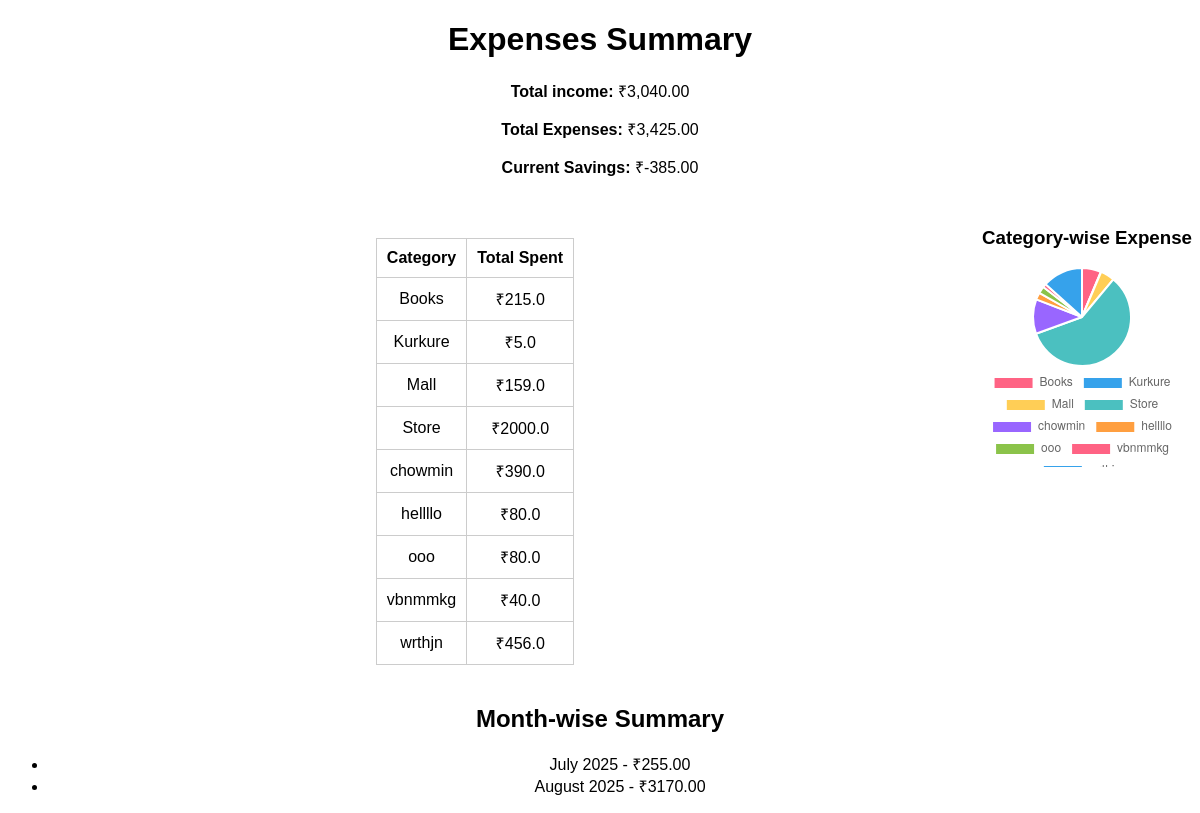
Page /summary on the committed database.
### app.py (models this page shows)
class Expense(db.Model):
     id = db.Column(db.Integer, primary_key=True)
     amount = db.Column(db.Float, nullable=False)
     category = db.Column(db.String(100), nullable =False)
     date = db.Column(db.Date, nullable=False)#new fiels

### app.py (the view)
@app.route('/summary')
def summary():
     total_expense = db.session.query(func.sum(Expense.amount)).scalar() or 0
     total_income = db.session.query(func.sum(Income.amount)).scalar() or 0
     savings = total_income - total_expense
     raw_summary = db.session.query(
          Expense.category,
          func.sum(Expense.amount)
     ).group_by(Expense.category).all()
     category_summary = [(row[0], float(row[1])) for row in raw_summary]
     month_summary = db.session.query(
          func.strftime('%Y-%m', Expense.date),
          func.sum(Expense.amount)
     ).group_by(func.strftime('%Y-%m', Expense.date)).all()
     income_by_month = dict(
          db.session.query(
               func.strftime('%Y-%m', Income.date),
               func.sum(Income.amount)
          ).group_by(func.strftime('%Y-%m', Income.date)).all()
     )
     expense_by_month = dict(
          db.session.query(
               func.strftime('%Y-%m', Expense.date),
               func.sum(Expense.amount)
          ).group_by(func.strftime('%Y-%m', Expense.date)).all()
     )
     all_months = sorted(set(income_by_month.keys()) | set(expense_by_month.keys()))
     income_vs_expense = [
          {
               'month': m,
               'income': round(income_by_month.get(m, 0), 2),
               'expense': round(expense_by_month.get(m, 0), 2)
          }
          for m in all_months
     ]
     return render_template(
          'summary.html',
          total_expense=total_expense,
          total_income=total_income,
          savings=savings,
          category_summary=category_summary,
          month_summary=month_summary,
          income_vs_expense=income_vs_expense
     )

### app.py (called while the page is built)
@app.template_filter('datetimeformat')
def datetimeformat(value, format='%B %Y'):
     date_obj = datetime.strptime(value, '%Y-%m')
     return date_obj.strftime(format)

### filters.py (called while the page is built)
def format_currency(value):
    try:
        value = float(value)
        return f"₹{value:,.2f}"
    except (ValueError, TypeError):
        return value

### templates/summary.html (shortened to what this page needs)
<!DOCTYPE html>
<html>
<head>
</head>
<body>
    <h1>Expenses Summary</h1>
    <p><strong>Total income:</strong> {{ total_income | currency}}</p>
    <p><strong>Total Expenses:</strong> {{ total_expense | currency }}</p>
    <p><strong>Current Savings:</strong> {{ savings | currency }}</p>
    <div style="display: flex; justify-content: center; gap: 40px; align-items: flex-start; margin-top: 30px;">
        <table>
            <thead>
                <tr>
                    <th>Category</th>
                    <th>Total Spent</th>
                </tr>
            </thead>
            <tbody>
                {% for category, amount in category_summary %}
                <tr>
                    <td>{{ category }}</td>
                    <td>₹{{ amount }}</td>
                </tr>
                {% endfor %}
            </tbody>
        </table>
        <div>
            <h3>Category-wise Expense</h3>
            <canvas id="expensePieChart" width="200" height="200"></canvas>
        </div>
    </div>
    <h2 style="margin-top: 40px;">Month-wise Summary</h2>
    <ul>
        {% for month, total in month_summary %}
        <li>{{ month | datetimeformat('%B %Y') }} - ₹{{ '%.2f'|format(total) }}</li>
        {% endfor %}
    </ul>
    <script>
        const categoryData = {{ category_summary | tojson }};
        const labels = categoryData.map(item => item[0]);
        const data = categoryData.map(item => item[1]);
        const ctx = document.getElementById('expensePieChart').getContext('2d');
        new Chart(ctx, {
            type: 'pie',
            data: {
                labels: labels,
                datasets: [{
                    data: data,
                    backgroundColor: [
                        '#ff6384', '#36a2eb', '#ffce56',
                        '#4bc0c0', '#9966ff', '#ff9f40', '#8bc34a'
                    ]
                }]
            },
            options: {
                responsive: false,
                plugins: {
                    legend: {
                        position: 'bottom'
                    },
                    title: {
                        display: false
                    }
                }
            }
        });
    </script>
</body>
</html>

### templates/summary.html (style rules this page uses)
body { text-align: center; font-family: Arial, sans-serif; }
table { margin: auto; margin-top: 30px; border-collapse: collapse; }
th, td { padding: 10px; border: 1px solid #ccc; }

### rows in the picture
Expense: category "Books", amount "215.0"
Expense: category "Kurkure", amount "5.0"
Expense: category "Mall", amount "159.0"
Expense: category "Store", amount "2000.0"
Expense: category "vbnmmkg", amount "40.0"
Expense: category "wrthjn", amount "456.0"

### other values in the picture
{{ total_income | currency }} "₹3,040.00"
{{ total_expense | currency }} "₹3,425.00"
{{ savings | currency }} "₹-385.00"
{{ category }} "chowmin" "hellllo" "ooo"
{{ amount }} "390.0" "80.0" "80.0"
{{ month | datetimeformat('%B %Y') }} "July 2025" "August 2025"
{{ '%.2f'|format(total) }} "255.00" "3170.00"
chart data {{ category_summary | tojson }} [["Books", 215.0], ["Kurkure", 5.0], ["Mall", 159.0], ["Store", 2000.0], ["chowmin", 390.0], ["hellllo", 80.0], ["ooo", 80.0], ["vbnmmkg", 40.0], ["wrthjn", 456.0]]
